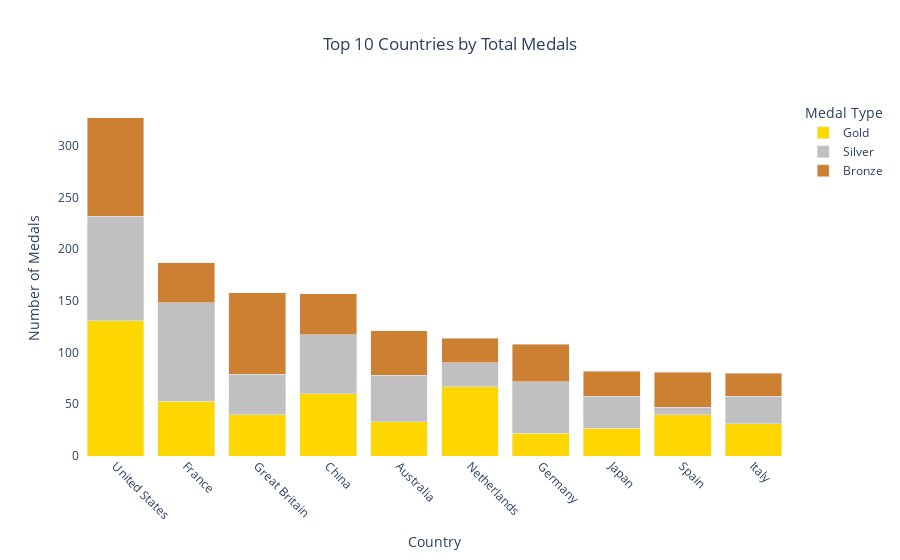

The code cell stored with this chart in its notebook:
### Markdown cell above
**Medal Share by Country**

### Code cell
import plotly.express as px
import pandas as pd

# Load dataset
df_medals = pd.read_csv(r"C:\Users\sreev\Data Visualization\Olympics 2024\Paris 2024 Summer Olympic Games Data analysis\Exported Data\Total Medals by Country.csv")

# Prepare data for visualization
df_medals['Total_Medals'] = df_medals['Gold'] + df_medals['Silver'] + df_medals['Bronze']

import plotly.express as px

# Focus on top 10 countries by total medals
# df_medals['Total_Medals'] = df_medals['Gold'] + df_medals['Silver'] + df_medals['Bronze']
top_countries = df_medals.nlargest(10, 'Total_Medals')

# Create a stacked bar chart for medal types
fig = px.bar(
    top_countries,
    x='country',
    y=['Gold', 'Silver', 'Bronze'],
    title="Top 10 Countries by Total Medals",
    labels={'value': 'Number of Medals', 'variable': 'Medal Type', 'country': 'Country'},
    color_discrete_map={'Gold': '#FFD700', 'Silver': '#C0C0C0', 'Bronze': '#CD7F32'}
)
fig.update_layout(
    title_x=0.5,
    barmode='stack',
    plot_bgcolor='white',
    xaxis_tickangle=45
)
fig.show()

### Figure 1 — Plotly figure (JSON) as saved in the notebook; plotly's stock layout.template omitted (floating-point values rounded to 4 significant figures)
{"data": [{"alignmentgroup": "True", "hovertemplate": "Medal Type=Gold<br>Country=%{x}<br>Number of Medals=%{y}<extra></extra>", "legendgroup": "Gold", "marker": {"color": "#FFD700", "pattern": {"shape": ""}}, "name": "Gold", "offsetgroup": "Gold", "orientation": "v", "showlegend": true, "textposition": "auto", "type": "bar", "x": ["United States", "France", "Great Britain", "China", "Australia", "Netherlands", "Germany", "Japan", "Spain", "Italy"], "xaxis": "x", "y": [131, 53, 40, 60, 33, 67, 22, 27, 40, 31], "yaxis": "y"}, {"alignmentgroup": "True", "hovertemplate": "Medal Type=Silver<br>Country=%{x}<br>Number of Medals=%{y}<extra></extra>", "legendgroup": "Silver", "marker": {"color": "#C0C0C0", "pattern": {"shape": ""}}, "name": "Silver", "offsetgroup": "Silver", "orientation": "v", "showlegend": true, "textposition": "auto", "type": "bar", "x": ["United States", "France", "Great Britain", "China", "Australia", "Netherlands", "Germany", "Japan", "Spain", "Italy"], "xaxis": "x", "y": [101, 95, 39, 57, 45, 23, 50, 31, 7, 27], "yaxis": "y"}, {"alignmentgroup": "True", "hovertemplate": "Medal Type=Bronze<br>Country=%{x}<br>Number of Medals=%{y}<extra></extra>", "legendgroup": "Bronze", "marker": {"color": "#CD7F32", "pattern": {"shape": ""}}, "name": "Bronze", "offsetgroup": "Bronze", "orientation": "v", "showlegend": true, "textposition": "auto", "type": "bar", "x": ["United States", "France", "Great Britain", "China", "Australia", "Netherlands", "Germany", "Japan", "Spain", "Italy"], "xaxis": "x", "y": [95, 39, 79, 40, 43, 24, 36, 24, 34, 22], "yaxis": "y"}], "layout": {"barmode": "stack", "legend": {"title": {"text": "Medal Type"}, "tracegroupgap": 0}, "plot_bgcolor": "white", "title": {"text": "Top 10 Countries by Total Medals", "x": 0.5}, "xaxis": {"anchor": "y", "domain": [0, 1], "tickangle": 45, "title": {"text": "Country"}}, "yaxis": {"anchor": "x", "domain": [0, 1], "title": {"text": "Number of Medals"}}}}
